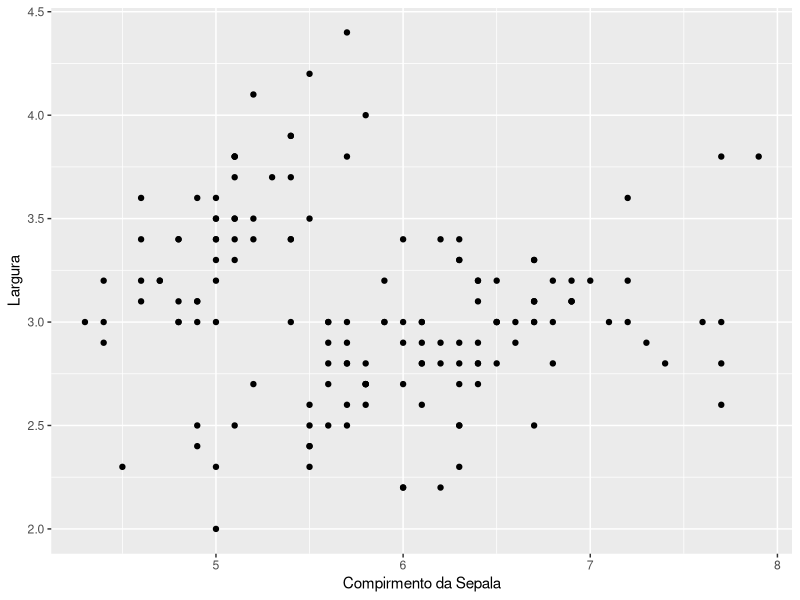

The R source for this figure:
## ---- chunk 1
knitr::opts_chunk$set(echo = TRUE, message = FALSE, warning = F)
## ---- chunk 2
library(tidyverse)
## ---- chunk 3
library(tidyverse)
iris |> 
  ggplot(aes(x = Sepal.Length, y = Sepal.Width)) +
  geom_point() +
  labs( x= "Compirmento da Sepala", y = "Largura")
